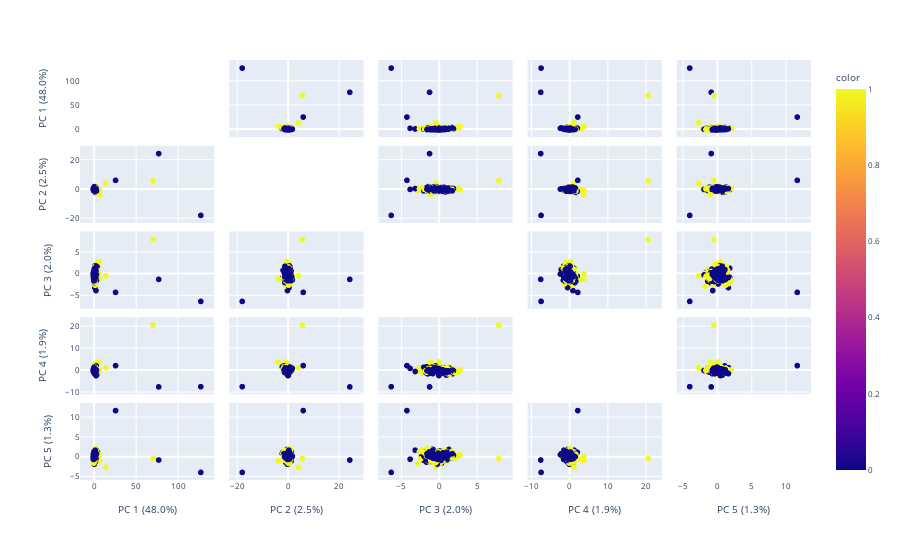

Notebook source saved alongside this figure:
### Markdown cell above
**6. Dimensionality Reduction**

### Code cell
# PCA
# visualize the data to check the distribution and distinctness of the classes
# explained_variance_ratio_ to check the percentage of variance explained by each of the selected components
pca = PCA(n_components = 5)
data_reduced = pca.fit_transform(data_count.toarray())

col = ['coral', 'blue', 'black', 'orange']

labels = {
    str(i): f"PC {i+1} ({var:.1f}%)"
    for i, var in enumerate(pca.explained_variance_ratio_ * 100)
}

fig = px.scatter_matrix(
    data_reduced,
    labels=labels,
    dimensions=range(5),
    color=data['score'],
)
fig.update_traces(diagonal_visible=False)
fig.update_layout(font=dict(size=8))
fig.show()

# 可以看到即便 PC 數量調整到五維，PC1 仍有 48% 的變異量，與在三維相同
# 所以可以判斷 PC1 是最重要的 PC，而其他 PC 可能含有比較多的 noise 或是比較沒有區分度的資訊

### Figure 1 — Plotly figure (JSON) as saved in the notebook; plotly's stock layout.template omitted (floating-point values rounded to 4 significant figures; data arrays with more than 128 entries replaced by an {"elided": "..."} marker saying what was removed)
{"data": [{"diagonal": {"visible": false}, "dimensions": [{"axis": {"matches": true}, "label": "PC 1 (48.0%)", "values": {"elided": "2711 float values"}}, {"axis": {"matches": true}, "label": "PC 2 (2.5%)", "values": {"elided": "2711 float values"}}, {"axis": {"matches": true}, "label": "PC 3 (2.0%)", "values": {"elided": "2711 float values"}}, {"axis": {"matches": true}, "label": "PC 4 (1.9%)", "values": {"elided": "2711 float values"}}, {"axis": {"matches": true}, "label": "PC 5 (1.3%)", "values": {"elided": "2711 float values"}}], "hovertemplate": "%{xaxis.title.text}=%{x}<br>%{yaxis.title.text}=%{y}<br>color=%{marker.color}<extra></extra>", "legendgroup": "", "marker": {"color": {"elided": "2711 int values"}, "coloraxis": "coloraxis", "symbol": "circle"}, "name": "", "showlegend": false, "type": "splom"}], "layout": {"coloraxis": {"colorbar": {"title": {"text": "color"}}, "colorscale": [[0, "#0d0887"], [0.1111, "#46039f"], [0.2222, "#7201a8"], [0.3333, "#9c179e"], [0.4444, "#bd3786"], [0.5556, "#d8576b"], [0.6667, "#ed7953"], [0.7778, "#fb9f3a"], [0.8889, "#fdca26"], [1, "#f0f921"]]}, "dragmode": "select", "font": {"size": 8}, "legend": {"tracegroupgap": 0}, "margin": {"t": 60}}}
